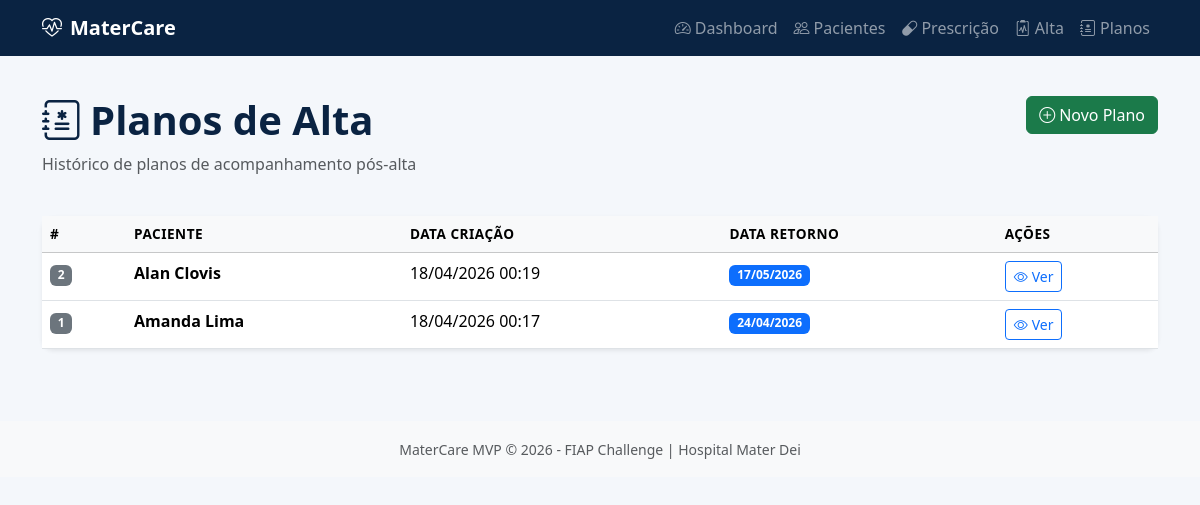
The page /planos on the database its author committed.
### models.py (models this page shows, shortened)
class PlanoAlta(db.Model):
    __tablename__ = 'planos_alta'
    id = db.Column(db.Integer, primary_key=True)
    paciente_id = db.Column(db.Integer, db.ForeignKey('pacientes.id'), nullable=False)
    orientacoes = db.Column(db.Text, nullable=False)
    medicamentos = db.Column(db.Text, nullable=True)  # Lista de medicamentos com horários
    data_retorno = db.Column(db.Date, nullable=True)
    criado_em = db.Column(db.DateTime, default=datetime.utcnow)

class Paciente(db.Model):
    __tablename__ = 'pacientes'
    id = db.Column(db.Integer, primary_key=True)
    nome = db.Column(db.String(100), nullable=False)
    data_nascimento = db.Column(db.Date, nullable=True)
    alergias = db.Column(db.Text, nullable=True, default="")  # Lista livre de alergias
    criado_em = db.Column(db.DateTime, default=datetime.utcnow)
    prescricoes = db.relationship('Prescricao', backref='paciente', lazy=True)
    planos_alta = db.relationship('PlanoAlta', backref='paciente', lazy=True)

### app.py (the view)
@app.route('/planos')
def lista_planos():
    planos = PlanoAlta.query.order_by(PlanoAlta.criado_em.desc()).all()
    return render_template('planos.html', planos=planos)

### templates/planos.html (shortened to what this page needs)
{% extends 'base.html' %}
{% block content %}
<div class="row mb-4">
    <div class="col">
        <h1 class="fw-bold" style="color: #0A2342;">
            <i class="bi bi-journal-medical me-2"></i>Planos de Alta
        </h1>
        <p class="text-muted">Histórico de planos de acompanhamento pós-alta</p>
    </div>
    <div class="col-auto">
        <a href="{{ url_for('alta') }}" class="btn btn-success" style="background-color: #1B7A4A; border-color: #1B7A4A;">
            <i class="bi bi-plus-circle me-1"></i>Novo Plano
        </a>
    </div>
</div>
<div class="row">
    <div class="col">
        <div class="card border-0 shadow-sm">
            <div class="card-body p-0">
                {% if planos %}
                <table class="table table-hover mb-0">
                    <thead class="table-light">
                        <tr>
                            <th>#</th>
                            <th>Paciente</th>
                            <th>Data Criação</th>
                            <th>Data Retorno</th>
                            <th>Ações</th>
                        </tr>
                    </thead>
                    <tbody>
                        {% for p in planos %}
                        <tr>
                            <td><span class="badge bg-secondary">{{ p.id }}</span></td>
                            <td class="fw-semibold">{{ p.paciente.nome }}</td>
                            <td>{{ p.criado_em.strftime('%d/%m/%Y %H:%M') }}</td>
                            <td>
                                {% if p.data_retorno %}
                                    <span class="badge bg-primary">{{ p.data_retorno.strftime('%d/%m/%Y') }}</span>
                                {% else %}
                                    <span class="text-muted">-</span>
                                {% endif %}
                            </td>
                            <td>
                                <a href="{{ url_for('ver_plano', plano_id=p.id) }}" class="btn btn-sm btn-outline-primary">
                                    <i class="bi bi-eye me-1"></i>Ver
                                </a>
                            </td>
                        </tr>
                        {% endfor %}
                    </tbody>
                </table>
                {% endif %}
            </div>
        </div>
    </div>
</div>
{% endblock %}

### static/css/style.css (style rules this page uses)
:root { --navy: #0A2342; --emerald: #1B7A4A; --light-gray: #f4f7fb; }
body { background-color: var(--light-gray); min-height: 100vh; }
.card { border-radius: 12px; }
.table th { font-weight: 600; font-size: 0.85rem; text-transform: uppercase; letter-spacing: 0.5px; }
.btn-success { background-color: var(--emerald); border-color: var(--emerald); }

### rows shown on the page
PlanoAlta: id "2", paciente.nome "Alan Clovis", criado_em "18/04/2026 00:19", data_retorno "17/05/2026"
PlanoAlta: id "1", paciente.nome "Amanda Lima", criado_em "18/04/2026 00:17", data_retorno "24/04/2026"
